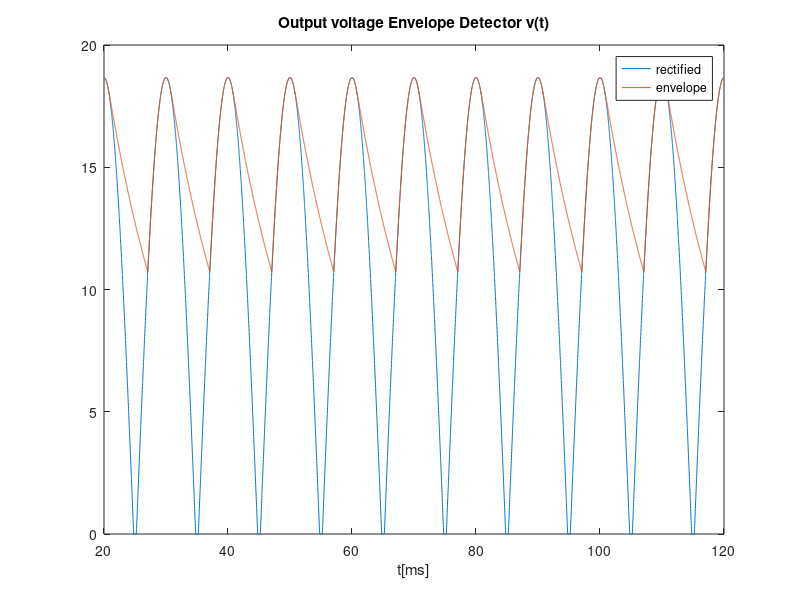
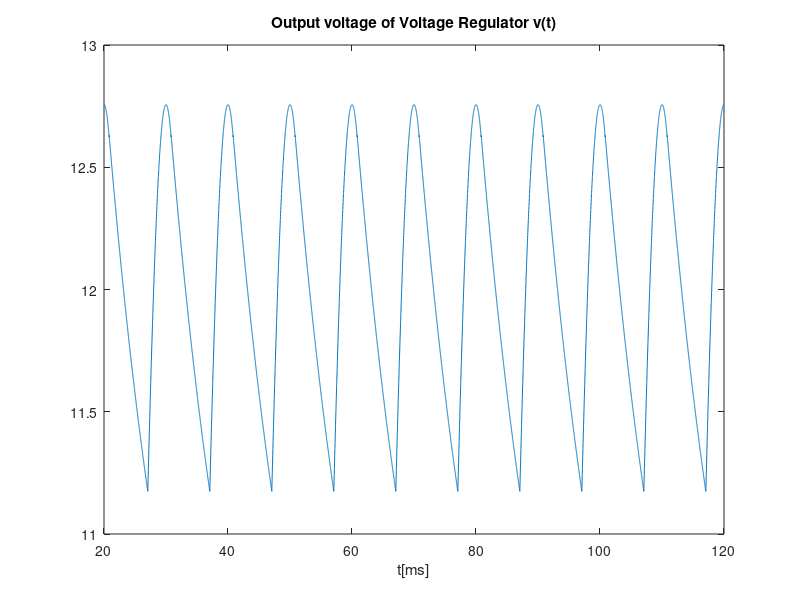
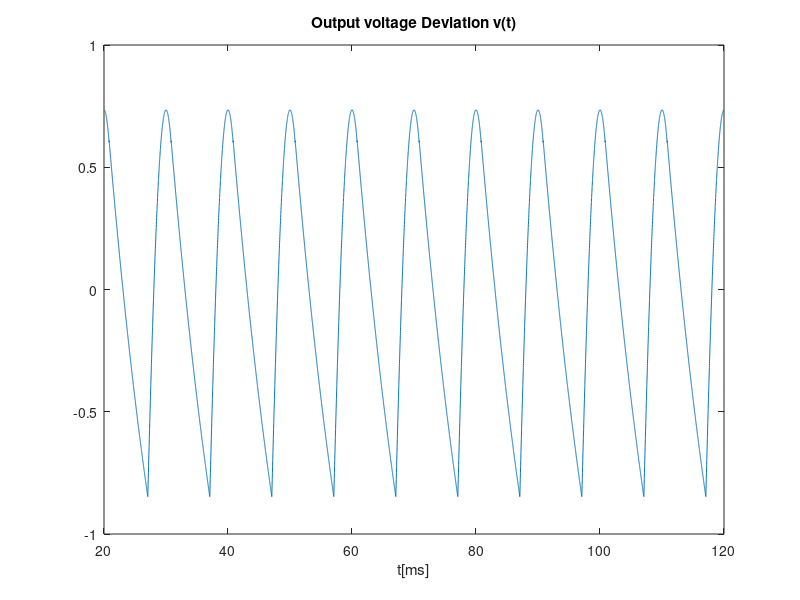

Recreate these plots in MATLAB, in order.
%Envelope detector--------------

t=linspace(2e-2, 12e-2, 10000);
f=50; %Hz
w=2*pi*f;
A = 20; %Volts
R = 1e3; %Ohm
C = 12e-6; %Farad

VON=12.021610/18
vlim =2*VON;

B = A - vlim;

vS = A * cos(w*t);
vS0 = abs(vS);
vOhr = zeros(1, length(t));
vO = zeros(1, length(t));

figure
for i=1:length(t)
  if (vS0(i) > vlim)
    vOhr(i) = vS0(i)-vlim;
  else
    vOhr(i) = 0;
  endif
endfor

plot(t*1000, vOhr)

hold on

tOFF = 1/w * atan(1/w/R/C);
texp = linspace(0, 1e-2, 1000);


function f = f(B, w, tOFF, tstart, R, C)
f = B*cos(w*tOFF)*exp(-(tstart - tOFF)/R/C);
endfunction

for(j = 0:9)
for i=1:length(texp)
k = i + j*length(texp);
    valueexp = f(B, w, tOFF, texp(i), R, C);
  if texp(i) < tOFF
    vO(k) = vOhr(i);
  elseif valueexp > vOhr(i)
    vO(k) = valueexp;
  else 
    vO(k) = vOhr(i);
  endif
endfor
endfor

plot(t*1000, vO)
title("Output voltage Envelope Detector v(t)")
xlabel ("t[ms]")
legend("rectified","envelope")
print ("venvlope.eps", "-depsc");

hold off

Vaverage = mean(vO)

%Voltage regulator--------------
% vii = 6.475163e+00;
% iir = vii/3000;


vii = 6.475163e+00;
iir = vii/3000; %Id

rd = (1.610751/iir)/18 %ohm determinada a partir do voltage regulator do spice
Rvr = 3000; %ohm


vIncrement = vO-Vaverage;
vri = 18*rd/(18*rd + Rvr)*vIncrement + 18*VON; %amplitude: uses 18 diodes in series

ripple = max(vri) - min(vri)

vriaverage = mean(vri)
plot(t*1000, vri)
title("Output voltage of Voltage Regulator v(t)")
xlabel ("t[ms]")
print ("voltageRegulator.eps", "-depsc");

vri = vri - 18*VON;
plot(t*1000, vri)
title("Output voltage Deviation v(t)")
xlabel ("t[ms]")
print ("Deviation.eps", "-depsc");

